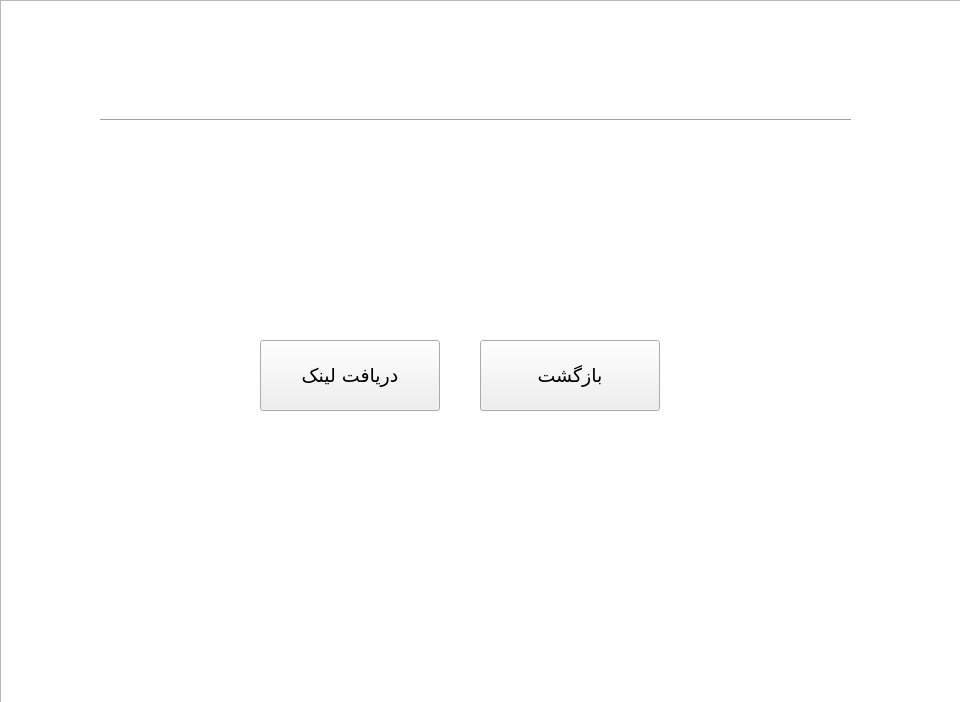
<?xml version="1.0" encoding="UTF-8"?>
<ui version="4.0">
 <class>rememberMe</class>
 <widget class="QWidget" name="rememberMe">
  <property name="geometry">
   <rect>
    <x>0</x>
    <y>0</y>
    <width>960</width>
    <height>702</height>
   </rect>
  </property>
  <property name="windowTitle">
   <string>Form</string>
  </property>
  <widget class="QGraphicsView" name="graphicsView">
   <property name="geometry">
    <rect>
     <x>0</x>
     <y>0</y>
     <width>971</width>
     <height>741</height>
    </rect>
   </property>
   <property name="styleSheet">
    <string notr="true">background-image: url(:/images/background);</string>
   </property>
  </widget>
  <widget class="QLabel" name="label">
   <property name="geometry">
    <rect>
     <x>320</x>
     <y>30</y>
     <width>301</width>
     <height>81</height>
    </rect>
   </property>
   <property name="sizePolicy">
    <sizepolicy hsizetype="Maximum" vsizetype="Maximum">
     <horstretch>0</horstretch>
     <verstretch>0</verstretch>
    </sizepolicy>
   </property>
   <property name="font">
    <font>
     <family>Yekan Bakh</family>
     <pointsize>24</pointsize>
    </font>
   </property>
   <property name="layoutDirection">
    <enum>Qt::RightToLeft</enum>
   </property>
   <property name="styleSheet">
    <string notr="true">color:white;</string>
   </property>
   <property name="text">
    <string>فراموشی رمز عبور</string>
   </property>
   <property name="alignment">
    <set>Qt::AlignCenter</set>
   </property>
  </widget>
  <widget class="Line" name="line">
   <property name="geometry">
    <rect>
     <x>100</x>
     <y>110</y>
     <width>751</width>
     <height>20</height>
    </rect>
   </property>
   <property name="sizePolicy">
    <sizepolicy hsizetype="Maximum" vsizetype="Fixed">
     <horstretch>0</horstretch>
     <verstretch>0</verstretch>
    </sizepolicy>
   </property>
   <property name="orientation">
    <enum>Qt::Horizontal</enum>
   </property>
  </widget>
  <widget class="QLabel" name="label_3">
   <property name="geometry">
    <rect>
     <x>670</x>
     <y>240</y>
     <width>151</width>
     <height>71</height>
    </rect>
   </property>
   <property name="font">
    <font>
     <family>Yekan Bakh</family>
     <pointsize>12</pointsize>
    </font>
   </property>
   <property name="layoutDirection">
    <enum>Qt::RightToLeft</enum>
   </property>
   <property name="styleSheet">
    <string notr="true">color:white;</string>
   </property>
   <property name="text">
    <string>شماره تلفن</string>
   </property>
   <property name="alignment">
    <set>Qt::AlignCenter</set>
   </property>
  </widget>
  <widget class="QLineEdit" name="phoneInput">
   <property name="geometry">
    <rect>
     <x>260</x>
     <y>240</y>
     <width>400</width>
     <height>70</height>
    </rect>
   </property>
   <property name="font">
    <font>
     <pointsize>12</pointsize>
    </font>
   </property>
   <property name="frame">
    <bool>false</bool>
   </property>
   <property name="echoMode">
    <enum>QLineEdit::Normal</enum>
   </property>
   <property name="alignment">
    <set>Qt::AlignCenter</set>
   </property>
  </widget>
  <widget class="QPushButton" name="getLinkBtn">
   <property name="geometry">
    <rect>
     <x>260</x>
     <y>340</y>
     <width>180</width>
     <height>71</height>
    </rect>
   </property>
   <property name="font">
    <font>
     <family>Yekan Bakh</family>
     <pointsize>14</pointsize>
    </font>
   </property>
   <property name="cursor">
    <cursorShape>PointingHandCursor</cursorShape>
   </property>
   <property name="layoutDirection">
    <enum>Qt::RightToLeft</enum>
   </property>
   <property name="styleSheet">
    <string notr="true">background-color:&quot;green&quot;;
color:&quot;white&quot;;</string>
   </property>
   <property name="text">
    <string>دریافت لینک</string>
   </property>
  </widget>
  <widget class="QPushButton" name="backBtn">
   <property name="geometry">
    <rect>
     <x>480</x>
     <y>340</y>
     <width>180</width>
     <height>71</height>
    </rect>
   </property>
   <property name="font">
    <font>
     <family>Yekan Bakh</family>
     <pointsize>14</pointsize>
    </font>
   </property>
   <property name="cursor">
    <cursorShape>PointingHandCursor</cursorShape>
   </property>
   <property name="layoutDirection">
    <enum>Qt::RightToLeft</enum>
   </property>
   <property name="styleSheet">
    <string notr="true">background-color:&quot;gray&quot;;
color:&quot;white&quot;;</string>
   </property>
   <property name="text">
    <string>بازگشت</string>
   </property>
  </widget>
  <widget class="QLineEdit" name="usernameInput">
   <property name="geometry">
    <rect>
     <x>260</x>
     <y>160</y>
     <width>400</width>
     <height>70</height>
    </rect>
   </property>
   <property name="font">
    <font>
     <pointsize>12</pointsize>
    </font>
   </property>
   <property name="acceptDrops">
    <bool>false</bool>
   </property>
   <property name="frame">
    <bool>false</bool>
   </property>
   <property name="alignment">
    <set>Qt::AlignCenter</set>
   </property>
  </widget>
  <widget class="QLabel" name="label_2">
   <property name="geometry">
    <rect>
     <x>670</x>
     <y>160</y>
     <width>151</width>
     <height>71</height>
    </rect>
   </property>
   <property name="font">
    <font>
     <family>Yekan Bakh</family>
     <pointsize>12</pointsize>
    </font>
   </property>
   <property name="layoutDirection">
    <enum>Qt::RightToLeft</enum>
   </property>
   <property name="styleSheet">
    <string notr="true">color:white;</string>
   </property>
   <property name="text">
    <string>نام کاربری</string>
   </property>
   <property name="alignment">
    <set>Qt::AlignCenter</set>
   </property>
  </widget>
  <widget class="QLabel" name="notification">
   <property name="enabled">
    <bool>true</bool>
   </property>
   <property name="geometry">
    <rect>
     <x>0</x>
     <y>620</y>
     <width>961</width>
     <height>61</height>
    </rect>
   </property>
   <property name="font">
    <font>
     <family>Yekan Bakh</family>
     <pointsize>12</pointsize>
    </font>
   </property>
   <property name="layoutDirection">
    <enum>Qt::LeftToRight</enum>
   </property>
   <property name="text">
    <string/>
   </property>
   <property name="alignment">
    <set>Qt::AlignCenter</set>
   </property>
  </widget>
 </widget>
 <resources/>
 <connections/>
</ui>
